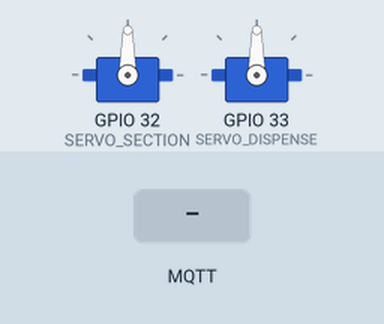
Simulated run of this program. Board: ESP32. On the bench: 2 × servo. Inputs (shaded band) come from the test bench. WiFi joins after 1.5 s; servers stay silent unless stated; no MQTT or app messages arrive unless stated; what the program prints to the serial monitor is not drawn.

Above: at 2.7 s.
2.8 s: MQTT message "1" arrives on the first subscribed topic
At 4.0 s:
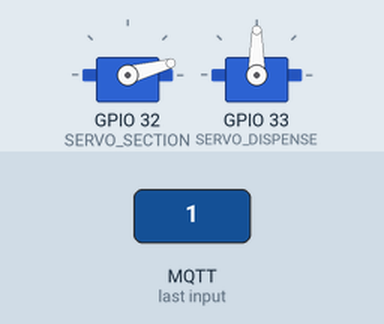
At 5.7 s:
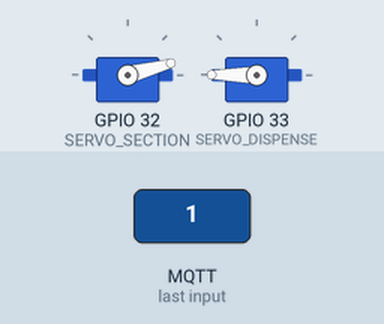
5.8 s: MQTT message "capsules/dispenser" arrives on the first subscribed topic
7.8 s: MQTT message "capsules/stockReq" arrives on the first subscribed topic
Timing chart, 0 to 10.8 s (numbered marks = the images above; inputs shaded):
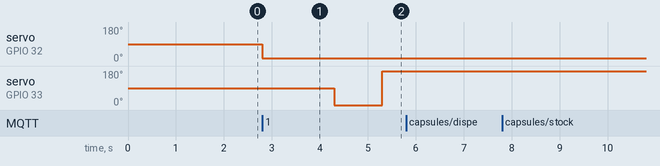

Measured:
- after the input at 2.8 s, servo on GPIO 32 (SERVO_SECTION): 90° → 15° at once; servo on GPIO 33 (SERVO_DISPENSE): 90° → 0° after 1.5 s, → 180° 1.0 s later
- after the input at 5.8 s, every drawn part: stays the same
- after the input at 7.8 s, every drawn part: stays the same

The program:

main.cpp
```cpp
#include <Arduino.h>
#include <ESP32Servo.h>
#include <WiFi.h>
#include <PubSubClient.h>
#include <string.h>
#include <stdlib.h>

#define SERVO_SECTION 32
#define SERVO_DISPENSE 33
#define IRSENSOR 35

Servo sectionServo, dispenserServo;  // create servo object to control a servo
const char *ssid = "estudantes"; // name of your WiFi network
const char *password = "estudantes"; // password of the WiFi network
const char *ID = "Controller"; // Device Name
static unsigned long ts = 0; // TimeStamp in ms
WiFiClient wclient; // WiFi Client Object
PubSubClient client(wclient); // Setup MQTT client
IPAddress broker(192, 168, 1, 94); // SET the IP address of the MQTT broker
const char* mqtt_username = "user"; //type your mosquitto mqtt username
const char* mqtt_password = "lol123"; //type your mosquitto mqtt password
short int state = 0; // initial state
int selection[6] = {0,0,0,0,0,0}; // espresso, latte, mocha, cappucino, black, ristretto
char *espresso;
char *latte;
char *mocha;
char *cappuccino;
char *black;
char *ristretto;
int irSensorDeviceDriver();
void dispenseCapsule();

//////////////////////////////////////////////////////////////////////////////
// Handle incomming messages from the broker
//////////////////////////////////////////////////////////////////////////////
void MQTT_callback(char* topic, byte* payload, unsigned int length) {
  String response;
  for (int i = 0; i < length; i++) {
    response += (char)payload[i];
  }
  Serial.print("MQTT Message Arrived [");
  Serial.print(topic);
  Serial.print("] ");
  Serial.println(response);
  if(strcmp(topic,"capsules/dispenser")==0)
  {
    // Receives "0 0 1 0 1 0 " for example
    selection[0] = (response.substring(0,1)).toInt();
    selection[1] = (response.substring(2,3)).toInt();
    selection[2] = (response.substring(4,5)).toInt();
    selection[3] = (response.substring(6,7)).toInt();
    selection[4] = (response.substring(8,9)).toInt();
    selection[5] = (response.substring(10,11)).toInt();
    state = 1;
  }
  if(strcmp(topic,"capsules/stockReq")==0) state = 2;
}

void reconnect2MQTTbroker() {
  while (!client.connected()) { // Loop until we're reconnected
    Serial.print("Connecting to MQTT broker…\n");
    if (client.connect(ID, mqtt_username, mqtt_password)) { // Attempt to connect
      client.subscribe("capsules/dispenser");
      client.subscribe("capsules/stockReq");
      Serial.println("Connected!");
      Serial.println("Topics subscribed.");
    }
    else {
      Serial.println("Try again in 5 seconds");
      delay(5000); // Wait 5 seconds before retrying
    }
  }
}

void setup() {
  Serial.begin(115200);
  sectionServo.setPeriodHertz(50);
  sectionServo.attach(SERVO_SECTION);
  dispenserServo.setPeriodHertz(50);
  dispenserServo.attach(SERVO_DISPENSE);

  // Connect to WiFi
  Serial.print("Connecting to ");
  Serial.println(ssid);
  WiFi.begin(ssid, password); // Connects to WiFi Network
  while (WiFi.status() != WL_CONNECTED) { // Waits for WiFi connection
    delay(500);
    Serial.print(".");
  }
  Serial.println("");
  Serial.println("ESP connected to WiFi with IP address: ");
  Serial.println(WiFi.localIP());
  ///////////////////////////////////////////////////////
  // Set MQTT Broker and Callback Function
  ///////////////////////////////////////////////////////
  client.setServer(broker, 1883); // Sets IP+PORT for the MQTT broker (PORT=1883)
  client.setCallback(MQTT_callback);     // Initialize the callback routine
  ts = millis(); // ts = TimeStamp
}

void loop() {
  int num = 0;
  int angle = 0;
  ///////////////////////////////////////////////////////
  // Reconnect to MQTT Server if connection is lost
  ///////////////////////////////////////////////////////
  if (!client.connected())
    reconnect2MQTTbroker();
  client.loop();

  switch (state)
  {
    case 1: // Dispense capsules and publish individually
      if (!client.connected())
        reconnect2MQTTbroker();
      client.publish("capsules/espresso",String(selection[0]).c_str());
      client.publish("capsules/latte",String(selection[1]).c_str());
      client.publish("capsules/mocha",String(selection[2]).c_str());
      client.publish("capsules/cappuccino",String(selection[3]).c_str());
      client.publish("capsules/black",String(selection[4]).c_str());
      client.publish("capsules/ristretto",String(selection[5]).c_str());

      for (int i = 0; i < 6; i++)
      {
        if (selection[i] != 0)        // if more than one then there is capsules chosen in section 'i'
        {
          angle = 15+30*i;            // calculate the angle for the pretended section
          sectionServo.write(angle);  // move o servo para a secção pretendida
          delay(1500);
          while (selection[i] != 0)     // ultil dispenses all the capsules chosen from a section
          {
            Serial.print(selection[i]);
            Serial.print(" ");
            dispenserServo.write(0);    // rotates to align with section
            delay(1000);
            dispenserServo.write(180);  // rotates do move capsule to exit
            delay(1000);
            selection[i]--;
          }
        }
      }
      if (!client.connected())
        reconnect2MQTTbroker();
      client.publish("capsules/result","done");
      state = 0;
      break;

    case 2: //Stock request
      num = irSensorDeviceDriver();
      if (!client.connected())
        reconnect2MQTTbroker();
      client.publish("capsules/stock", String(num).c_str());
      state = 0;
      break;

    case 0: // do nothing
      break;
  }
}

/** Infrared Sensor device driver
 * Reads analog value and maps it to value between
   Input: nothing
   Output: Infrared sensor values
*/
int irSensorDeviceDriver() {
  int valorAnalog = analogRead(IRSENSOR);  // reads analog value of LDR sensor
  int values = map(valorAnalog, 300, 3300, 5, 0); // maps analog value into PWM
  return values;
}
```
